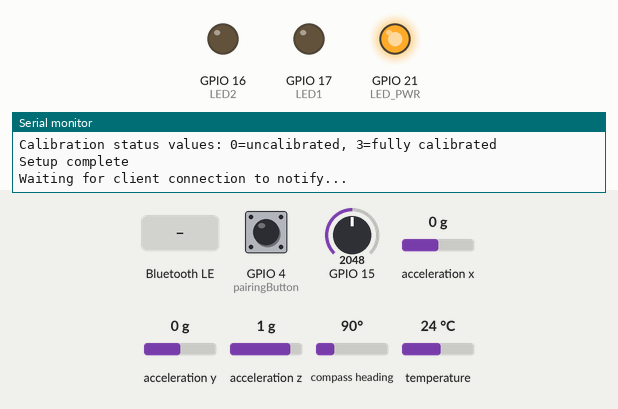
Recording of a sketch running on a simulated ESP32. Shown: output pins drawn as LEDs (lit = HIGH), the last lines printed to the serial monitor. Inputs (shaded band) come from the test bench; at power-on: GPIO 4 (pairingButton) LOW, GPIO 15 = 2048, acceleration x 0 g, acceleration y 0 g, acceleration z 1 g, compass heading 90°, temperature 24 °C. Nothing arrives over Bluetooth unless stated; a phone connects over Bluetooth LE 3 s after start.

Above: at 3.2 s.
3.3 s: Bluetooth LE write "1" received
At 4.6 s:
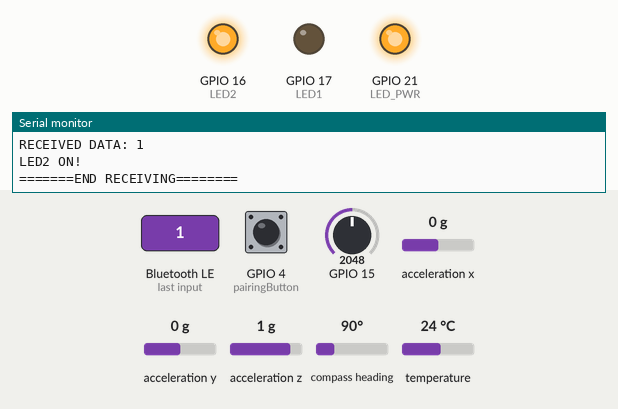
At 6.0 s:
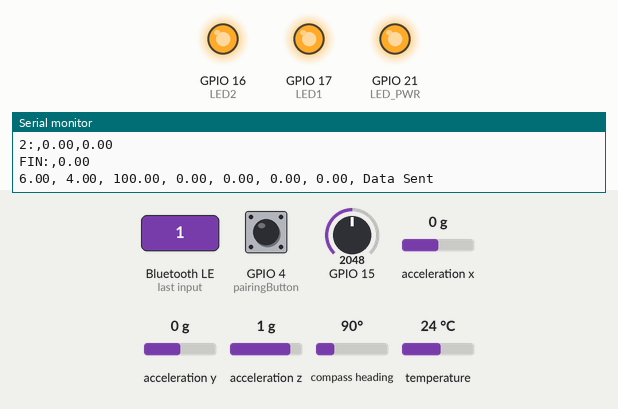
6.3 s: Bluetooth LE write "0" received
At 6.9 s:
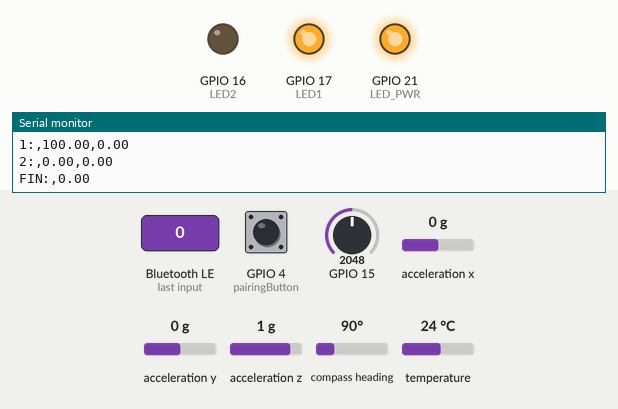
Timing chart, 0 to 9.3 s (numbered marks = the images above; inputs shaded):
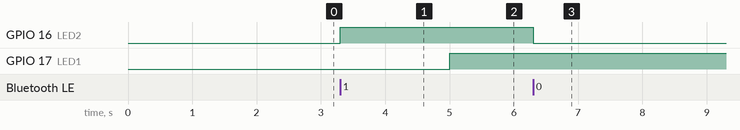

Measured:
- after the input at 3.3 s, GPIO 16 (LED2): LOW → HIGH at once
- after the input at 6.3 s, GPIO 16 (LED2): HIGH → LOW at once

The sketch:

VELO_COMPLETE.ino
```cpp
#include <Wire.h>
#include <Adafruit_Sensor.h>
#include <Adafruit_BNO055.h>
#include <utility/imumaths.h>

#include <HardwareSerial.h>

#include <BLEDevice.h>
#include <BLEServer.h>
#include <BLEUtils.h>
#include <BLE2902.h>

/* Set the delay between fresh samples */
uint16_t BNO055_SAMPLERATE_DELAY_MS = 50;
Adafruit_BNO055 bno = Adafruit_BNO055(55, 0x29);
double v0 = 0;
double delt = BNO055_SAMPLERATE_DELAY_MS / 1000;
double v;

/* Pinout */
#define RXD2 27 //GRAY WIRE
#define TXD2 33 //WHITE WIRE
const int pairingButton = 4;
const int LED_PWR = 21;
const int LED1 = 17;
const int LED2 = 16;

/* Bluetooth Constants */
#define SERVICE_UUID        "dda0643c-034e-4a75-ae4a-eb81af5db2b7"
#define CHARACTERISTIC_UUID "dda0643c-034e-4a75-ae4a-eb81af5db2b7"
BLECharacteristic *pCharacteristic;
BLEServer *pServerAlias;
bool isConnected = false;
int txValue =  0;
bool pairingInterrupt = false;


#define AX_ANALOG_VAL 4095
#define BAT_VOLTAGE 3.7

//int s;
//int v;
//int v0;
//int a;
//int t;

/* Connection Callback */
class MyServerCallbacks: public BLEServerCallbacks {
    void onConnect(BLEServer *pServer) {
      isConnected = true;
      digitalWrite(LED1, HIGH);
    };
    void onDisconnect(BLEServer *pServer) {
      isConnected = false;
      //pairingInterrupt = true;
      digitalWrite(LED1, LOW);
    };
};

/* Bluetooth Read Callback */
class MyCallbacks: public BLECharacteristicCallbacks {
    void onWrite(BLECharacteristic *pCharacteristic) {
      std::string rxValue = pCharacteristic->getValue();
      if (rxValue.length() > 0) {
        Serial.println("======START RECEIVING======");
        Serial.print("RECEIVED DATA: ");
        for (int i = 0; i < rxValue.length(); i++) {
          Serial.print(rxValue[i]);
        }

        Serial.println();

        if (rxValue.find("1") != -1) {
          Serial.println("LED2 ON!");
          digitalWrite(LED2, HIGH);
        } else if (rxValue.find("0") != -1) {
          Serial.println("LED2 OFF!");
          digitalWrite(LED2, LOW);
        }
        Serial.println();
        Serial.println("=======END RECEIVING========");
      }
    }
};

/* Pairing Interrupt */
void pairingISR() {
  Serial.println("INTERUPPT: BUTTON PUSH");
  pairingInterrupt = true;
}


void setup() {
  pinMode(pairingButton, INPUT);
  attachInterrupt(digitalPinToInterrupt(pairingButton), pairingISR, RISING);
  pinMode(LED1, OUTPUT);
  pinMode(LED2, OUTPUT);
  pinMode(LED_PWR, OUTPUT);
  digitalWrite(LED_PWR, HIGH);

  Serial.begin(115200);
  Serial.println("Orientation Sensor Raw Data Test");
  Serial.println("");

  /* Initialise the sensor */
  if (!bno.begin())
  {
    /* There was a problem detecting the BNO055 ... check your connections */
    Serial.print("Ooops, no BNO055 detected ... Check your wiring or I2C ADDR!");
    while (1);
  }

  Serial2.begin(115200, SERIAL_8N1, RXD2, TXD2);
  delay(1000);

  /* Display the current temperature */
  int8_t temp1 = bno.getTemp();
  Serial.print("Current Temperature: ");
  Serial.print(temp1);
  Serial.println(" C");
  Serial.println("");

  bno.setExtCrystalUse(true);

  Serial.println("Calibration status values: 0=uncalibrated, 3=fully calibrated");

  Serial2.write("CD=1\r");
  delay(1);
  Serial2.write("CP=0\r");
  Serial.println("Setup complete");
  delay(1000);

  pairingInterrupt = false;
  //Create the BLE Device
  BLEDevice::init("ESP32_VELO_ENCLOSED");
  //Create BLE Server
  BLEServer *pServer = BLEDevice::createServer();
  pServer -> setCallbacks(new MyServerCallbacks());

  pServerAlias = &(*pServer);

  //Create the BLE Service
  BLEService *pService = pServer -> createService(SERVICE_UUID);

  //Create a BLE Characteristic
  pCharacteristic = pService -> createCharacteristic(
                      CHARACTERISTIC_UUID,
                      BLECharacteristic::PROPERTY_NOTIFY |
                      BLECharacteristic::PROPERTY_WRITE
                    );

  //BLE2902 needed to notify
  pCharacteristic -> addDescriptor(new BLE2902());

  /* BLECharacteristic *pCharacteristic =  pService->createCharacteristic(
                                           CHARACTERISTIC_UUID,
                                           BLECharacteristic::PROPERTY_WRITE
                                       );*/

  pCharacteristic->setCallbacks(new MyCallbacks());
  //Start the service
  pService->start();

  //Start advertising
  pServer->getAdvertising()->start();
  Serial.println("Waiting for client connection to notify...");

}

void loop() {
  if (pairingInterrupt) {
    pServerAlias->getAdvertising()->start();
    Serial.println("Waiting for client reconnection to notify...");
    pairingInterrupt = false;
  }
  sensors_event_t orientationData , angVelocityData , linearAccelData, magnetometerData;
  bno.getEvent(&orientationData, Adafruit_BNO055::VECTOR_EULER);
  bno.getEvent(&linearAccelData, Adafruit_BNO055::VECTOR_LINEARACCEL);
  if (isConnected) {
    // Possible vector values can be:
    // - VECTOR_ACCELEROMETER - m/s^2
    // - VECTOR_MAGNETOMETER  - uT
    // - VECTOR_GYROSCOPE     - rad/s
    // - VECTOR_EULER         - degrees
    // - VECTOR_LINEARACCEL   - m/s^2
    // - VECTOR_GRAVITY       - m/s^2
    //imu::Vector<3> euler1 = bno1.getVector(Adafruit_BNO055::VECTOR_EULER);

    /* Display the floating point data */

    /* Reading Voltage and formatting Battery % */
    int rawValue = analogRead(A13);
    float voltageLevel = (rawValue / 4095.0) * 2 * 1.1 * 3.3 - 0.2; // calculate voltage level
    float batteryFraction = (voltageLevel - 3.0) / 1.2 ;
    float z = orientationData.orientation.z;
    if (z < 0.5 & z > -0.5){
      z = 0;
    }

    //Serial.println((String)"Raw:" + rawValue + " Voltage:" + voltageLevel + "V Percent: " + (batteryFraction * 100));
    float sendData[7];
    sendData[0] = millis() / 1000.0;
    sendData[1] = 4.0;
    sendData[2] = 100.0;
    sendData[3] = linearAccelData.acceleration.x;
    sendData[4] = linearAccelData.acceleration.y;
    sendData[5] = linearAccelData.acceleration.z;
    sendData[6] = z;
    for (int i = 0; i < 7; i++) {
      Serial.print(sendData[i]);
      Serial.print(", ");
    }
    String tempString;
    char txString[8];
    char txData[128];

    // Time & Voltage
    tempString = "0:,";
    dtostrf(sendData[0], 1, 2, txString);
    tempString = tempString + String(txString);

    dtostrf(sendData[1], 1, 2, txString);
    tempString = tempString + ',' + String(txString);

    tempString.toCharArray(txData, 128);
    pCharacteristic -> setValue(txData);
    pCharacteristic->notify();

    Serial.println("Data Sent\n=================");
    Serial.println(txData);


    //Battery & X-Accel
    tempString = "1:";
    dtostrf(sendData[2], 1, 2, txString);
    tempString = tempString + ',' + String(txString);
    tempString = tempString + "," + sendData[3];
    tempString.toCharArray(txData, 128);
    pCharacteristic -> setValue(txData);
    pCharacteristic->notify();
    Serial.println(txData);

    //Y & Z Accel
    tempString = "2:";
    tempString = tempString + "," + sendData[4];
    tempString = tempString + "," + sendData[5];
    tempString.toCharArray(txData, 128);
    pCharacteristic -> setValue(txData);
    pCharacteristic->notify();
    Serial.println(txData);

    tempString = "FIN:";
    tempString = tempString + "," + sendData[6];
    tempString.toCharArray(txData, 128);
    pCharacteristic -> setValue(txData);
    pCharacteristic->notify();
    Serial.println(txData);

    uint8_t system, gyro, accel, mag = 0;
    bno.getCalibration(&system, &gyro, &accel, &mag);

//    tempString = "FIN:";
//    Serial2.write(0xFF);
//    String tmp = Serial2.readString();
//    tempString = tempString + "," + tmp;
//    tempString.toCharArray(txData, 128);
//    Serial.println(txData);
//
//    //Setting the value to the characteristic
//    pCharacteristic -> setValue(txData);
//
//    //Notifying the connected the client
//    pCharacteristic->notify();

    delay(BNO055_SAMPLERATE_DELAY_MS);
  }

}
```
